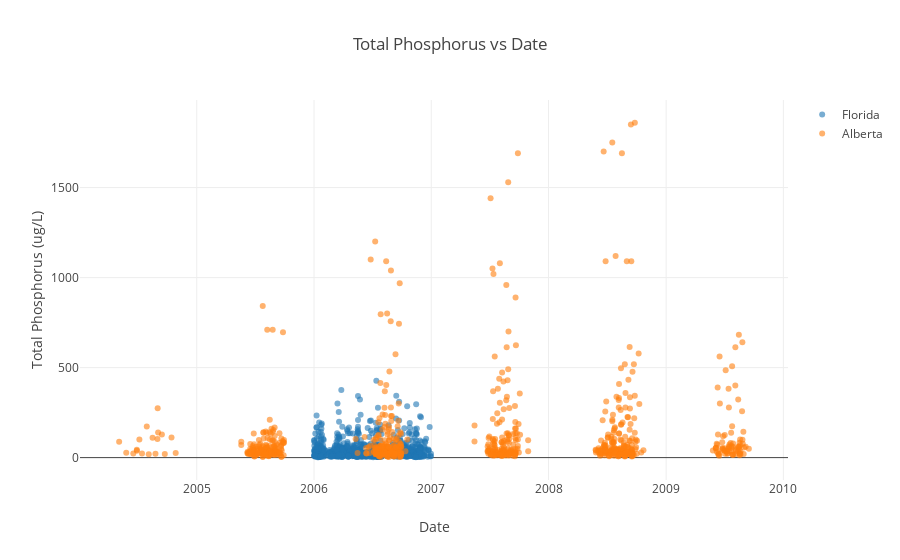

This figure's notebook cell:
### Code cell
alberta_x=alberta['DATETIME']
alberta_y=alberta['Total Phosphorus (ug/L)']

florida_x=florida['DATETIME']
florida_y=florida['Total Phosphorus (ug/L)']

layout = go.Layout(
    title="Total Phosphorus vs Date", 
    xaxis={'title':'Date'}, 
    yaxis={'title':'Total Phosphorus (ug/L)'}
)

a = go.Scatter(
    x=alberta_x,
    y=alberta_y,
    mode='markers',
    marker={
   'opacity': 0.6,
    },
    name='Alberta'
)

f = go.Scatter(
    x=florida_x,
    y=florida_y,
    mode='markers',
    marker={
   'opacity': 0.6,
    },
    name='Florida'
)

fig = {
    'data': [f, a],
    'layout': layout
}

iplot(fig)

### Figure 1 — Plotly figure (JSON) as saved in the notebook; plotly's stock layout.template omitted (floating-point values rounded to 4 significant figures; data arrays with more than 128 entries replaced by an {"elided": "..."} marker saying what was removed)
{"data": [{"marker": {"opacity": 0.6}, "mode": "markers", "name": "Florida", "type": "scatter", "uid": "203eb216-d3ed-11e8-8f77-b0fc36327fe6", "x": {"elided": "863 str values"}, "y": {"elided": "863 float values"}}, {"marker": {"opacity": 0.6}, "mode": "markers", "name": "Alberta", "type": "scatter", "uid": "203ebd10-d3ed-11e8-8f77-b0fc36327fe6", "x": {"elided": "797 str values"}, "y": {"elided": "797 float values"}}], "layout": {"title": "Total Phosphorus vs Date", "xaxis": {"title": "Date"}, "yaxis": {"title": "Total Phosphorus (ug/L)"}}}
